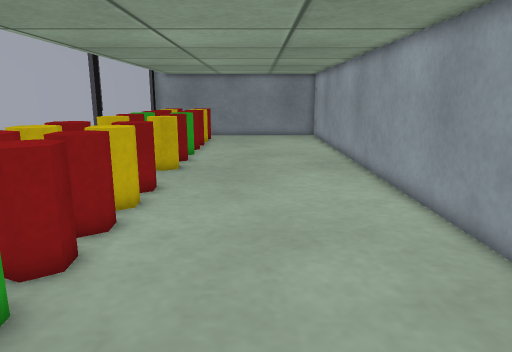
View 1 (above)

16 first-person views from a walk through a robot-simulator world made for Gazebo. The camera is 0.17 m above the floor, tilts 12° down and sees 70° across. The floor is counted in squares, 0.05 m on a side. Each view is taken from the middle of a square. On the plan, view 1 faces up. The plan holds only what a view shows up to about 20 squares ahead; the rest is blank.

View 2
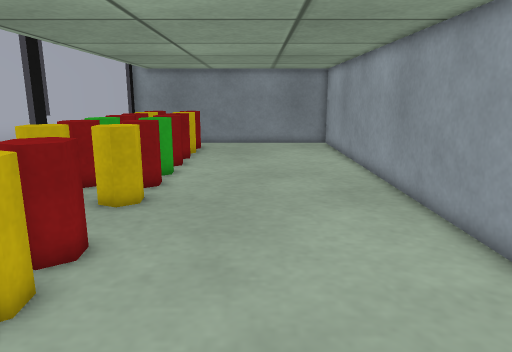

View 3
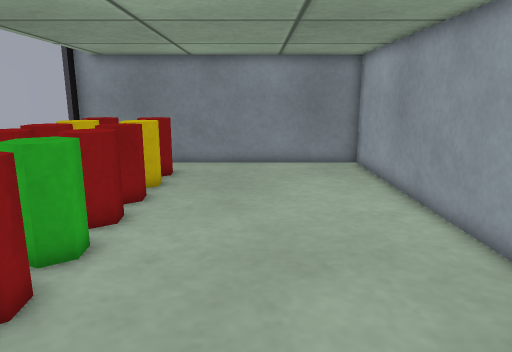

View 4
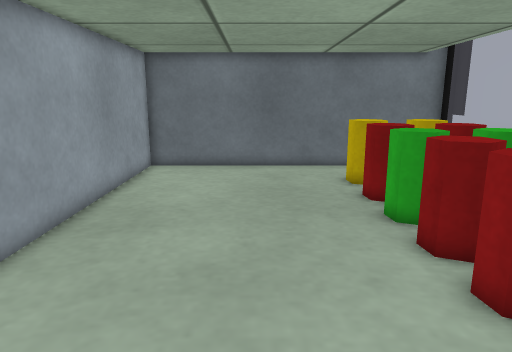

View 5
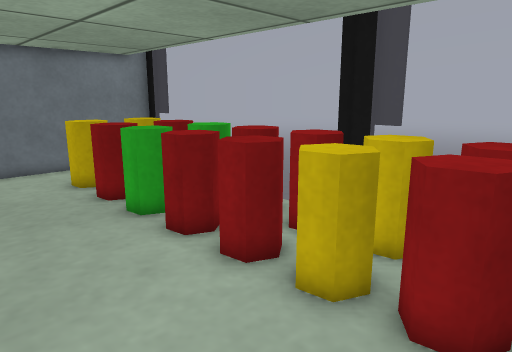

View 6
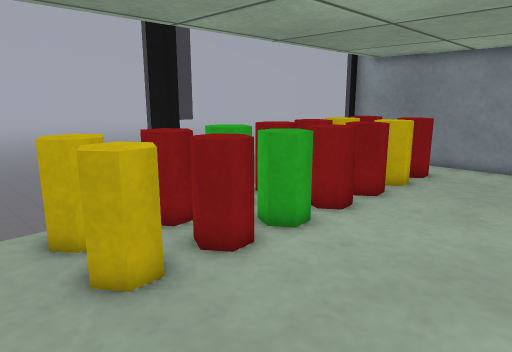

View 7
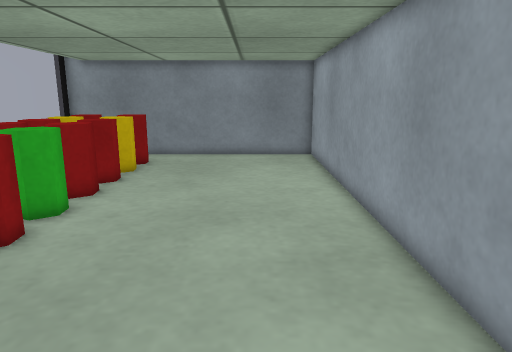

View 8
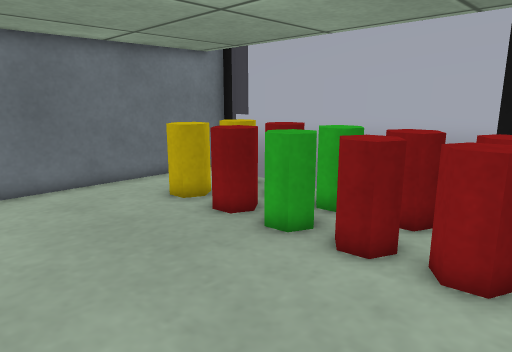

View 9
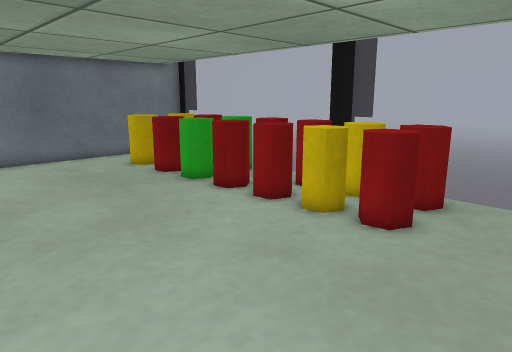

View 10
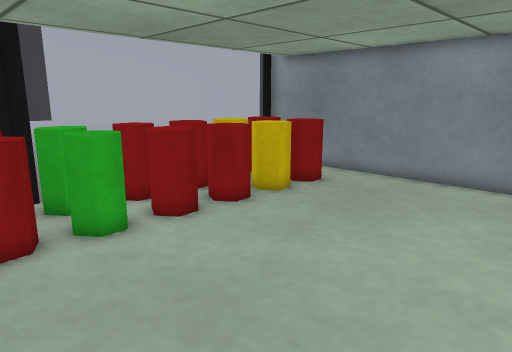

View 11
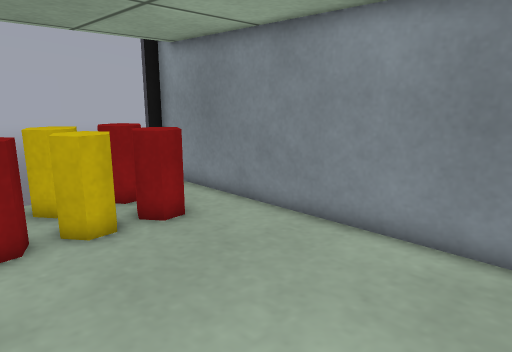

View 12
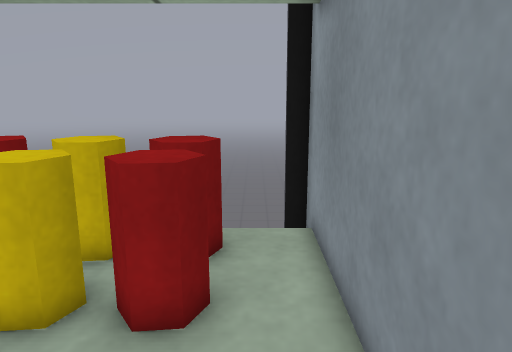

View 13
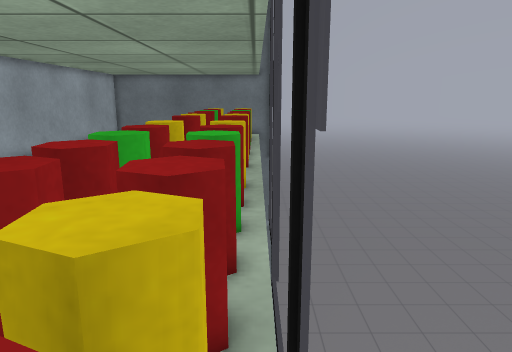

View 14
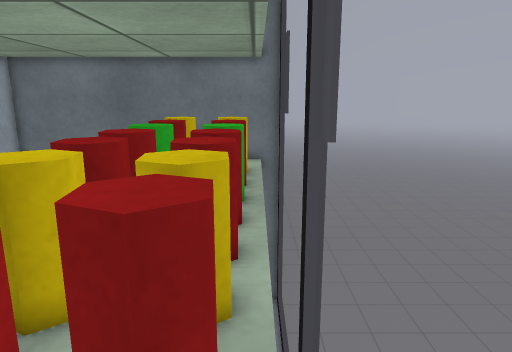

View 15
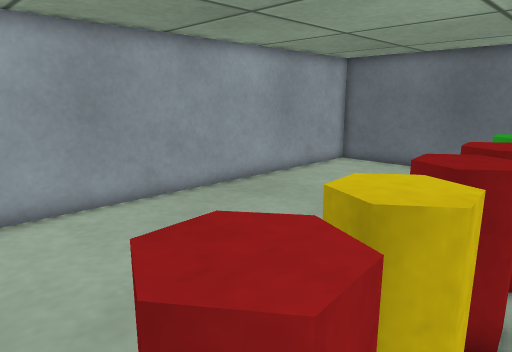

View 16
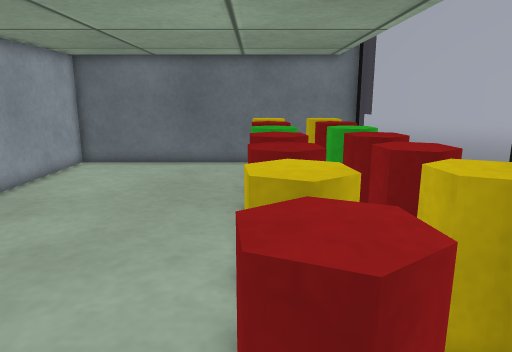

### Floor plan
Key: @ floor where view 1 was taken; # wall or solid block; . floor; = window, fence, low wall or low ledge; v drop or lower ground.
Columns run from 9 left of view 1 to 6 right of it. Each row starts with its distance up from view 1.
 35  ##############
 34 #..............#
 33 =..............#
 32 =.====.........#
 31 =.====.........#
 30 =.====.........#
 29 =.====.........#
 28 =.====.........#
 27 =.==#=.........#
 26 =.=#==.........#
 25 =.==#=.........#
 24 =.====.........#
 23 =.====.........#
 22 #.====.........#
 21 =.====.........#
 20 =.====.........#
 19 =.=#==.........#
 18 =.==#=.........#
 17 =.=.=..........#
 16 =..............#
 15 =..............#
 14 =.====.........#
 13 =.====.........#
 12 =.====.........#
 11 =.====.........#
 10 =.====.........#
  9 #.====.........#
  8 =.===..........#
  7 =.==#=.........#
  6 =.=#==.........#
  5 =.==#=.........#
  4 =.====.........#
  3 =.====.........#
  2 =.#===.........#
  1 =.===..........#
  0 =.==#=...@.....#
 -1 =.=  =.........#
 -2 =.  ...........#
 -3 #.  ...........#
 -4 v##############

Positions as (right, up) in squares from view 1, and headings:
1: (0, 0), facing up
2: (0, 6), facing up
3: (0, 15), facing up
4: (0, 15), facing down
5: (1, 15), facing down-left
6: (2, 15), facing up-left
7: (2, 12), facing up
8: (3, 11), facing down-left
9: (5, 18), facing down-left
10: (5, 19), facing up-left
11: (5, 26), facing up-left
12: (1, 33), facing left
13: (-8, 32), facing down
14: (-8, 17), facing down
15: (-6, 15), facing down-right
16: (-4, 16), facing down
